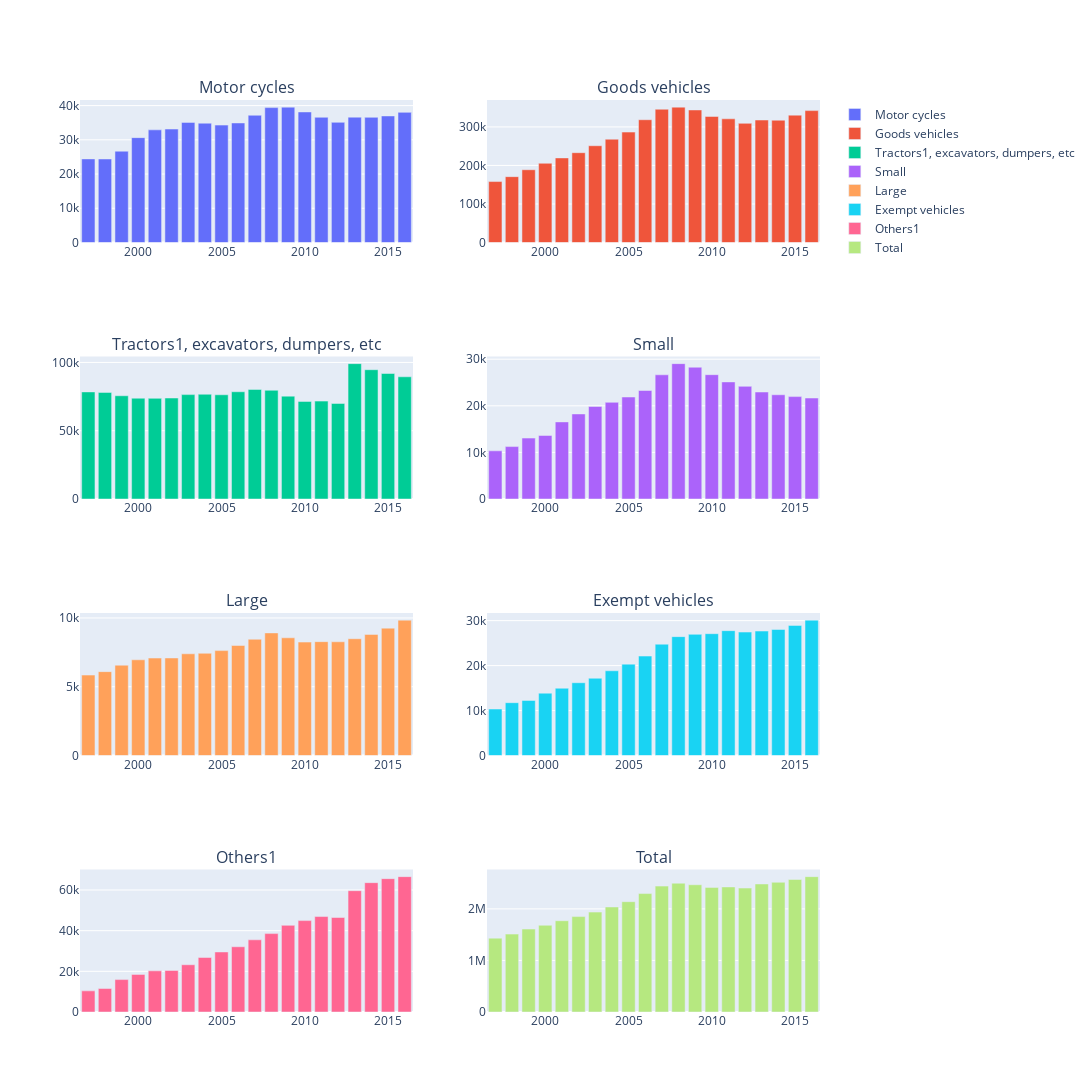

This figure's notebook cell:
### Code cell
rows=4
cols=2
fig = make_subplots(rows=rows, cols=cols, subplot_titles=(extended_vehicle_df.columns[2:]))
x = 2
for i in range(1, rows + 1):
    for j in range(1, cols + 1):
        fig.add_trace(go.Bar(x =extended_vehicle_df['Year'], y = extended_vehicle_df[extended_vehicle_df.columns[x]], name=extended_vehicle_df.columns[x]) ,
                     row=i,
                     col=j)

        x=x+1

fig.update_layout(height=2000, width=1200)
fig.show()

### Figure 1 — Plotly figure (JSON) as saved in the notebook; plotly's stock layout.template omitted (floating-point values rounded to 4 significant figures)
{"data": [{"name": "Motor\ncycles", "type": "bar", "x": [1997, 1998, 1999, 2000, 2001, 2002, 2003, 2004, 2005, 2006, 2007, 2008, 2009, 2010, 2011, 2012, 2013, 2014, 2015, 2016], "xaxis": "x", "y": [24424, 24398, 26677, 30638, 32913, 33147, 35094, 34854, 34300, 34927, 37178, 39409, 39552, 38145, 36582, 35106, 36623, 36573, 36974, 38023], "yaxis": "y"}, {"name": "Goods\nvehicles", "type": "bar", "x": [1997, 1998, 1999, 2000, 2001, 2002, 2003, 2004, 2005, 2006, 2007, 2008, 2009, 2010, 2011, 2012, 2013, 2014, 2015, 2016], "xaxis": "x2", "y": [158158, 170866, 188814, 205575, 219510, 233069, 251130, 268082, 286548, 318604, 345874, 351307, 343940, 327096, 320966, 309219, 317849, 317378, 330541, 342259], "yaxis": "y2"}, {"name": "Tractors1,\nexcavators,\ndumpers, etc", "type": "bar", "x": [1997, 1998, 1999, 2000, 2001, 2002, 2003, 2004, 2005, 2006, 2007, 2008, 2009, 2010, 2011, 2012, 2013, 2014, 2015, 2016], "xaxis": "x3", "y": [78405, 78047, 75591, 73806, 73719, 73956, 76425, 76697, 76307, 78520, 80239, 79613, 75318, 71457, 71677, 69961, 99122, 94669, 91882, 89482], "yaxis": "y3"}, {"name": "Small", "type": "bar", "x": [1997, 1998, 1999, 2000, 2001, 2002, 2003, 2004, 2005, 2006, 2007, 2008, 2009, 2010, 2011, 2012, 2013, 2014, 2015, 2016], "xaxis": "x4", "y": [10340, 11249, 13076, 13637, 16547, 18252, 19856, 20744, 21888, 23284, 26654, 29053, 28284, 26680, 25129, 24180, 22964, 22373, 21977, 21675], "yaxis": "y4"}, {"name": "Large", "type": "bar", "x": [1997, 1998, 1999, 2000, 2001, 2002, 2003, 2004, 2005, 2006, 2007, 2008, 2009, 2010, 2011, 2012, 2013, 2014, 2015, 2016], "xaxis": "x5", "y": [5845, 6096, 6564, 6957, 7084, 7090, 7392, 7430, 7625, 7997, 8451, 8911, 8556, 8245, 8276, 8266, 8488, 8802, 9259, 9841], "yaxis": "y5"}, {"name": "Exempt\nvehicles", "type": "bar", "x": [1997, 1998, 1999, 2000, 2001, 2002, 2003, 2004, 2005, 2006, 2007, 2008, 2009, 2010, 2011, 2012, 2013, 2014, 2015, 2016], "xaxis": "x6", "y": [10336, 11748, 12248, 13864, 14965, 16186, 17185, 18847, 20321, 22117, 24761, 26441, 26954, 27092, 27769, 27455, 27682, 28033, 28936, 30112], "yaxis": "y6"}, {"name": "Others1", "type": "bar", "x": [1997, 1998, 1999, 2000, 2001, 2002, 2003, 2004, 2005, 2006, 2007, 2008, 2009, 2010, 2011, 2012, 2013, 2014, 2015, 2016], "xaxis": "x7", "y": [10393, 11548, 15941, 18494, 20242, 20438, 23241, 26820, 29534, 32083, 35506, 38553, 42627, 44957, 46947, 46486, 59664, 63626, 65595, 66589], "yaxis": "y7"}, {"name": "Total", "type": "bar", "x": [1997, 1998, 1999, 2000, 2001, 2002, 2003, 2004, 2005, 2006, 2007, 2008, 2009, 2010, 2011, 2012, 2013, 2014, 2015, 2016], "xaxis": "x8", "y": [1432330, 1510853, 1608156, 1682221, 1769684, 1850046, 1937429, 2036307, 2138680, 2296393, 2441564, 2497568, 2467660, 2416387, 2425156, 2403223, 2482557, 2515322, 2570294, 2624958], "yaxis": "y8"}], "layout": {"annotations": [{"font": {"size": 16}, "showarrow": false, "text": "Motor\ncycles", "x": 0.225, "xanchor": "center", "xref": "paper", "y": 1, "yanchor": "bottom", "yref": "paper"}, {"font": {"size": 16}, "showarrow": false, "text": "Goods\nvehicles", "x": 0.775, "xanchor": "center", "xref": "paper", "y": 1, "yanchor": "bottom", "yref": "paper"}, {"font": {"size": 16}, "showarrow": false, "text": "Tractors1,\nexcavators,\ndumpers, etc", "x": 0.225, "xanchor": "center", "xref": "paper", "y": 0.7188, "yanchor": "bottom", "yref": "paper"}, {"font": {"size": 16}, "showarrow": false, "text": "Small", "x": 0.775, "xanchor": "center", "xref": "paper", "y": 0.7188, "yanchor": "bottom", "yref": "paper"}, {"font": {"size": 16}, "showarrow": false, "text": "Large", "x": 0.225, "xanchor": "center", "xref": "paper", "y": 0.4375, "yanchor": "bottom", "yref": "paper"}, {"font": {"size": 16}, "showarrow": false, "text": "Exempt\nvehicles", "x": 0.775, "xanchor": "center", "xref": "paper", "y": 0.4375, "yanchor": "bottom", "yref": "paper"}, {"font": {"size": 16}, "showarrow": false, "text": "Others1", "x": 0.225, "xanchor": "center", "xref": "paper", "y": 0.1562, "yanchor": "bottom", "yref": "paper"}, {"font": {"size": 16}, "showarrow": false, "text": "Total", "x": 0.775, "xanchor": "center", "xref": "paper", "y": 0.1562, "yanchor": "bottom", "yref": "paper"}], "height": 2000, "width": 1200, "xaxis": {"anchor": "y", "domain": [0, 0.45]}, "xaxis2": {"anchor": "y2", "domain": [0.55, 1]}, "xaxis3": {"anchor": "y3", "domain": [0, 0.45]}, "xaxis4": {"anchor": "y4", "domain": [0.55, 1]}, "xaxis5": {"anchor": "y5", "domain": [0, 0.45]}, "xaxis6": {"anchor": "y6", "domain": [0.55, 1]}, "xaxis7": {"anchor": "y7", "domain": [0, 0.45]}, "xaxis8": {"anchor": "y8", "domain": [0.55, 1]}, "yaxis": {"anchor": "x", "domain": [0.8438, 1]}, "yaxis2": {"anchor": "x2", "domain": [0.8438, 1]}, "yaxis3": {"anchor": "x3", "domain": [0.5625, 0.7188]}, "yaxis4": {"anchor": "x4", "domain": [0.5625, 0.7188]}, "yaxis5": {"anchor": "x5", "domain": [0.2812, 0.4375]}, "yaxis6": {"anchor": "x6", "domain": [0.2812, 0.4375]}, "yaxis7": {"anchor": "x7", "domain": [0, 0.1562]}, "yaxis8": {"anchor": "x8", "domain": [0, 0.1562]}}}
